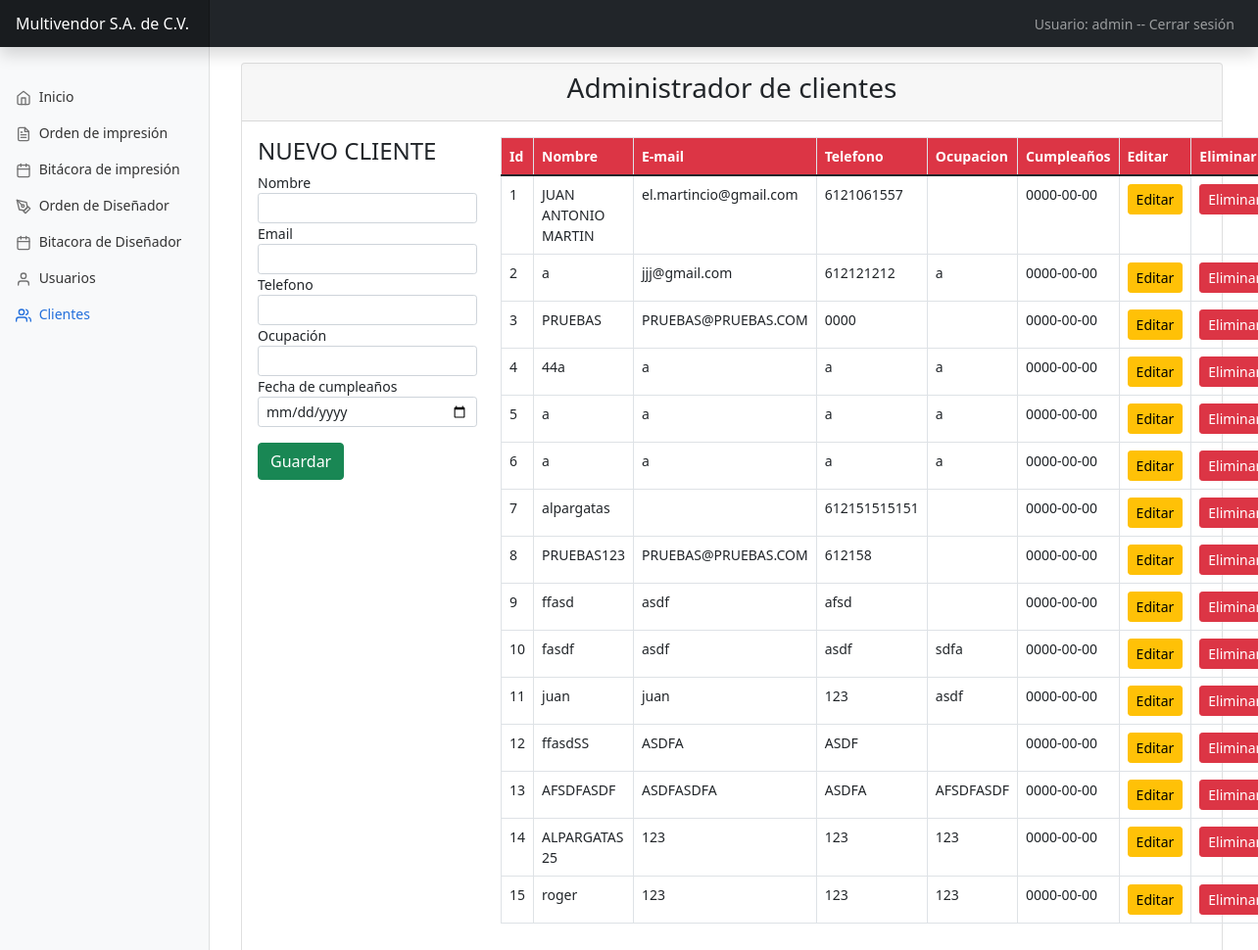
The page /Vistas/clientes.php (signed in) on the database its author committed.
### tables this page shows
CREATE TABLE `clientes` (
  `id_cliente` int(11) NOT NULL,
  `id_usuario` int(11) NOT NULL,
  `nombre` varchar(200) DEFAULT NULL,
  `email` varchar(200) DEFAULT NULL,
  `telefono` varchar(200) DEFAULT NULL,
  `ocupacion` varchar(45) NOT NULL,
  `fecha_cumple` date NOT NULL
);

### Vistas/clientes.php (the view, shortened to what this page needs)
<?php
if (isset($_SESSION['usuario'], $_SESSION['priv'])) {
    $c = new conectar();
    $conexion = $c->conexion();
    $sql = "SELECT `id_cliente`, `nombre`, `email`, `telefono`, `ocupacion`, `fecha_cumple` FROM `clientes`";
    $result = mysqli_query($conexion, $sql);
    include('includes/headers.php');
    include('includes/menu.php');
?>
    <div class="card">
        <div class="card-header text-center">
            <h3>Administrador de clientes</h3>
        </div>
        <div class="card-body">
            <div class="row">
                <div class="col-sm-3">
                    <form action="../procesos/clientes/regCliente.php" method="POST" autocomplete="off">
                        <H4>NUEVO CLIENTE</H4>
                        <label>Nombre</label>
                        <input type="text" class="form-control form-control-sm" id="nombre" name="nombre" required="">
                        <label>Email</label>
                        <input type="text" class="form-control form-control-sm" id="email" name="email">
                        <label>Telefono</label>
                        <input type="text" class="form-control form-control-sm" id="telefono" name="telefono" required="">
                        <label>Ocupación</label>
                        <input type="text" class="form-control form-control-sm" id="ocupacion" name="ocupacion">
                        <label>Fecha de cumpleaños</label>
                        <input type="date" name="fecha_cumple" class="form-control form-control-sm">
                        <input type="submit" name="guardarCliente" class="btn btn-success btn-block" value="Guardar">
                    </form>
                </div>
                <div class="col-sm-9">
                    <table class="table table-hover table-condensed table-bordered" id="tablaClientes">
                        <thead style="background-color: #dc3545;color: white; font-weight: bold;">
                            <tr>
                                <td style="width: 2%">Id</td>
                                <td style="width: 30%;">Nombre</td>
                                <td style="width: 10%;">E-mail</td>
                                <td style="width: 10%;">Telefono</td>
                                <td style="width: 10%;">Ocupacion</td>
                                <td style="width: 10%;">Cumpleaños</td>
                                <td style="width: 10%;">Editar</td>
                                <?php
                                if ($_SESSION['priv'] == "1" || $_SESSION['priv'] == "2") :
                                ?>
                                    <td style="width: 10%;">Eliminar</td>
                                <?php
                                endif;
                                ?>
                            </tr>
                        </thead>
                        <tbody>
                            <?php
                            while ($mos = mysqli_fetch_row($result)) {
                            ?>
                                <tr>
                                    <td><?php echo $mos[0] ?></td>
                                    <td><?php echo $mos[1] ?></td>
                                    <td><?php echo $mos[2] ?></td>
                                    <td><?php echo $mos[3] ?></td>
                                    <td><?php echo $mos[4] ?></td>
                                    <td><?php echo $mos[5] ?></td>
                                    <td style="text-align: center;">
                                        <a href="" class="btn btn-sm btn-warning" data-bs-toggle="modal" data-bs-target="#modalEditarCliente" onclick="obtenDatosCliente('<?php echo $mos[0] ?>')">Editar</a>
                                    </td>
                                    <?php
                                    if ($_SESSION['priv'] == "1" || $_SESSION['priv'] == "2") :
                                    ?>
                                        <td style="text-align: center;">
                                            <a href="../procesos/clientes/eliminarClientes.php?id_cliente=<?php echo $mos['0'] ?>" class="btn btn-sm btn-danger">Eliminar
                                        </td>
                                </tr>
                            <?php
                                    endif;
                            ?>
                        <?php
                            }
                        ?>
                        </tbody>
                    </table>
                </div>
            </div>
            </body>
            <?php
            include('includes/librerias.php');
            ?>
            </html>
        <?php
    } else {
        header("location:../index.php");
    }
        ?>

### css/dashboard.css (style rules this page uses)
body { font-size: .875rem; }

### rows shown on the page
clientes: id_cliente "1", nombre "JUAN ANTONIO MARTIN", email "el.martincio@gmail.com", telefono "6121061557", fecha_cumple "0000-00-00"
clientes: id_cliente "2", nombre "a", email "jjj@gmail.com", telefono "612121212", ocupacion "a", fecha_cumple "0000-00-00"
clientes: id_cliente "3", nombre "PRUEBAS", email "PRUEBAS@PRUEBAS.COM", telefono "0000", fecha_cumple "0000-00-00"
clientes: id_cliente "4", nombre "44a", email "a", telefono "a", ocupacion "a", fecha_cumple "0000-00-00"
clientes: id_cliente "5", nombre "a", email "a", telefono "a", ocupacion "a", fecha_cumple "0000-00-00"
clientes: id_cliente "6", nombre "a", email "a", telefono "a", ocupacion "a", fecha_cumple "0000-00-00"
clientes: id_cliente "7", nombre "alpargatas", telefono "612151515151", fecha_cumple "0000-00-00"
clientes: id_cliente "8", nombre "PRUEBAS123", email "PRUEBAS@PRUEBAS.COM", telefono "612158", fecha_cumple "0000-00-00"
clientes: id_cliente "9", nombre "ffasd", email "asdf", telefono "afsd", fecha_cumple "0000-00-00"
clientes: id_cliente "10", nombre "fasdf", email "asdf", telefono "asdf", ocupacion "sdfa", fecha_cumple "0000-00-00"
clientes: id_cliente "11", nombre "juan", email "juan", telefono "123", ocupacion "asdf", fecha_cumple "0000-00-00"
clientes: id_cliente "12", nombre "ffasdSS", email "ASDFA", telefono "ASDF", fecha_cumple "0000-00-00"
clientes: id_cliente "13", nombre "AFSDFASDF", email "ASDFASDFA", telefono "ASDFA", ocupacion "AFSDFASDF", fecha_cumple "0000-00-00"
clientes: id_cliente "14", nombre "ALPARGATAS 25", email "123", telefono "123", ocupacion "123", fecha_cumple "0000-00-00"
clientes: id_cliente "15", nombre "roger", email "123", telefono "123", ocupacion "123", fecha_cumple "0000-00-00"

### other values the page prints
$_SESSION['usuario'] "admin"
